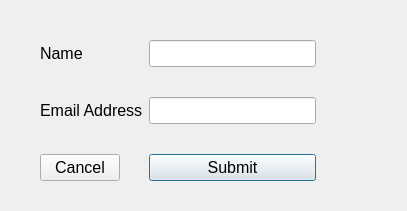
<?xml version="1.0" encoding="UTF-8"?>
<ui version="4.0">
 <class>Dialog</class>
 <widget class="QDialog" name="Dialog">
  <property name="geometry">
   <rect>
    <x>0</x>
    <y>0</y>
    <width>407</width>
    <height>211</height>
   </rect>
  </property>
  <property name="windowTitle">
   <string>Dialog</string>
  </property>
  <widget class="QWidget" name="layoutWidget">
   <property name="geometry">
    <rect>
     <x>40</x>
     <y>40</y>
     <width>276</width>
     <height>141</height>
    </rect>
   </property>
   <layout class="QFormLayout" name="formLayout">
    <item row="0" column="0">
     <widget class="QLabel" name="label">
      <property name="font">
       <font>
        <pointsize>12</pointsize>
       </font>
      </property>
      <property name="text">
       <string>Name</string>
      </property>
     </widget>
    </item>
    <item row="0" column="1">
     <widget class="QLineEdit" name="lineEdit">
      <property name="font">
       <font>
        <pointsize>12</pointsize>
       </font>
      </property>
     </widget>
    </item>
    <item row="2" column="0">
     <widget class="QLabel" name="label_2">
      <property name="font">
       <font>
        <pointsize>12</pointsize>
       </font>
      </property>
      <property name="text">
       <string>Email Address</string>
      </property>
     </widget>
    </item>
    <item row="2" column="1">
     <widget class="QLineEdit" name="lineEdit_2">
      <property name="font">
       <font>
        <pointsize>12</pointsize>
       </font>
      </property>
     </widget>
    </item>
    <item row="4" column="1">
     <widget class="QPushButton" name="pushButton">
      <property name="font">
       <font>
        <pointsize>12</pointsize>
       </font>
      </property>
      <property name="text">
       <string>Submit</string>
      </property>
     </widget>
    </item>
    <item row="1" column="1">
     <spacer name="verticalSpacer">
      <property name="orientation">
       <enum>Qt::Vertical</enum>
      </property>
      <property name="sizeHint" stdset="0">
       <size>
        <width>20</width>
        <height>40</height>
       </size>
      </property>
     </spacer>
    </item>
    <item row="3" column="1">
     <spacer name="verticalSpacer_2">
      <property name="orientation">
       <enum>Qt::Vertical</enum>
      </property>
      <property name="sizeHint" stdset="0">
       <size>
        <width>20</width>
        <height>40</height>
       </size>
      </property>
     </spacer>
    </item>
    <item row="4" column="0">
     <widget class="QPushButton" name="pushButton_2">
      <property name="font">
       <font>
        <pointsize>12</pointsize>
       </font>
      </property>
      <property name="text">
       <string>Cancel</string>
      </property>
     </widget>
    </item>
   </layout>
  </widget>
 </widget>
 <resources/>
 <connections/>
</ui>
